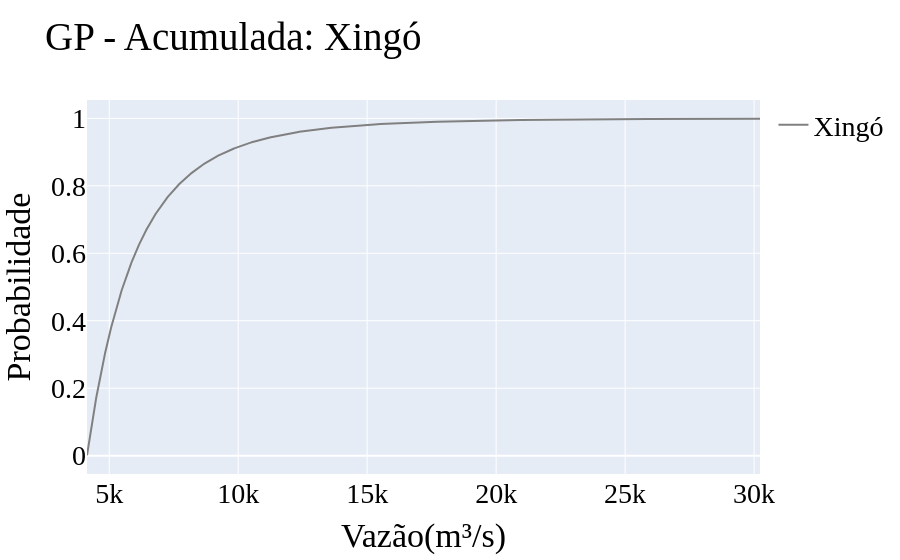
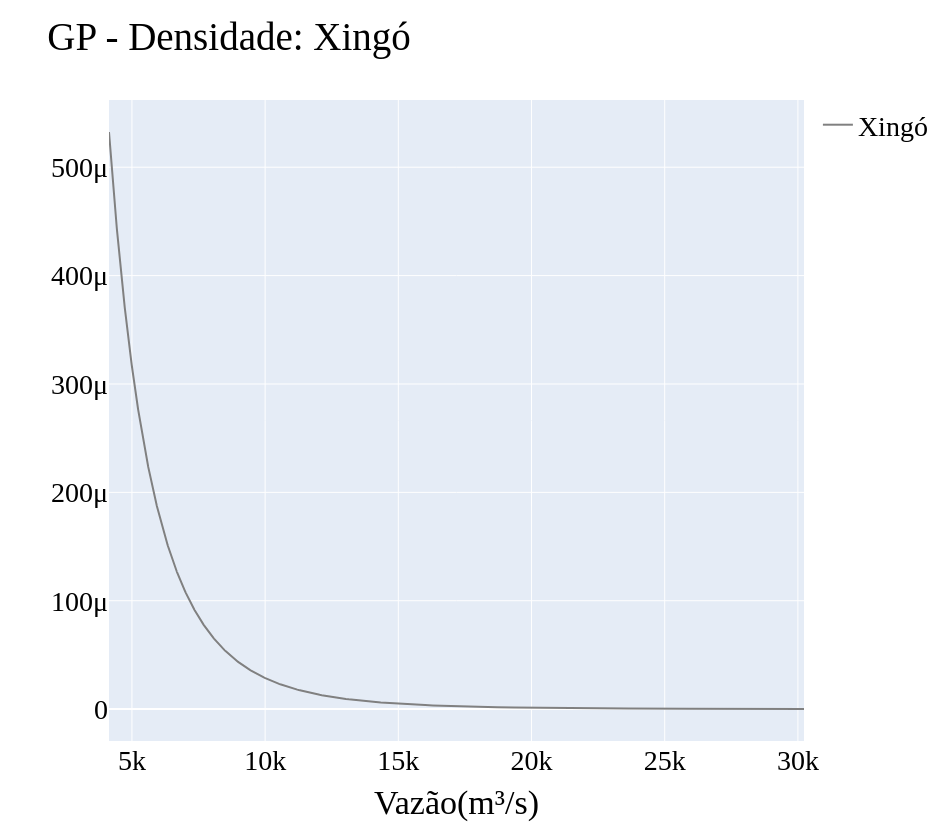

Write notebook code for charts like these, in order.
### Markdown cell above
#### 3.1 - Magnitude (Generalizada de Pareto)

### Code cell
#Distribuição cumulativa
title = 'Xingó'
type_function = 'cumulative'
fig_acum_mml_pareto, data_acum_mml_pareto = sdp_calibration.plot_distribution(title, type_function, estimador='mml', distribuition='GP', variable='peaks')
py.offline.plot(fig_acum_mml_pareto, filename='gráficos/figura4a_dist_cum_peaks_mml.html')
pio.show(fig_acum_mml_pareto)

#Distribuição densidade-probabilidade
title = 'Xingó'
type_function = 'density'
fig_density_mml_pareto, data_density_mmml_pareto = sdp_calibration.plot_distribution(title, type_function, estimador='mml', distribuition='GP', variable='peaks')
py.offline.plot(fig_density_mml_pareto, filename='gráficos/figura4b_dist_density_peaks_mml.html')
pio.show(fig_density_mml_pareto)

### Figure 1 — Plotly figure (JSON) as saved in the notebook; plotly's stock layout.template omitted (floating-point values rounded to 4 significant figures; data arrays with more than 128 entries replaced by an {"elided": "..."} marker saying what was removed)
{"data": [{"line": {"color": "rgb(128, 128, 128)", "width": 2}, "name": "Xingó", "type": "scatter", "x": {"elided": "999 float values"}, "y": {"elided": "999 float values"}}], "layout": {"font": {"color": "rgb(0,0,0)", "family": "Time New Roman", "size": 28}, "showlegend": true, "title": {"text": "GP - Acumulada: Xingó"}, "xaxis": {"title": {"text": "Vazão(m³/s)"}}, "yaxis": {"title": {"text": "Probabilidade"}}}}

### Figure 2 — Plotly figure (JSON) as saved in the notebook; plotly's stock layout.template omitted (floating-point values rounded to 4 significant figures; data arrays with more than 128 entries replaced by an {"elided": "..."} marker saying what was removed)
{"data": [{"line": {"color": "rgb(128, 128, 128)", "width": 2}, "name": "Xingó", "type": "scatter", "x": {"elided": "999 float values"}, "y": {"elided": "999 float values"}}], "layout": {"font": {"color": "rgb(0,0,0)", "family": "Time New Roman", "size": 28}, "height": 827, "showlegend": true, "title": {"text": "GP - Densidade: Xingó"}, "width": 945, "xaxis": {"title": {"text": "Vazão(m³/s)"}}, "yaxis": {"title": {"text": ""}}}}
